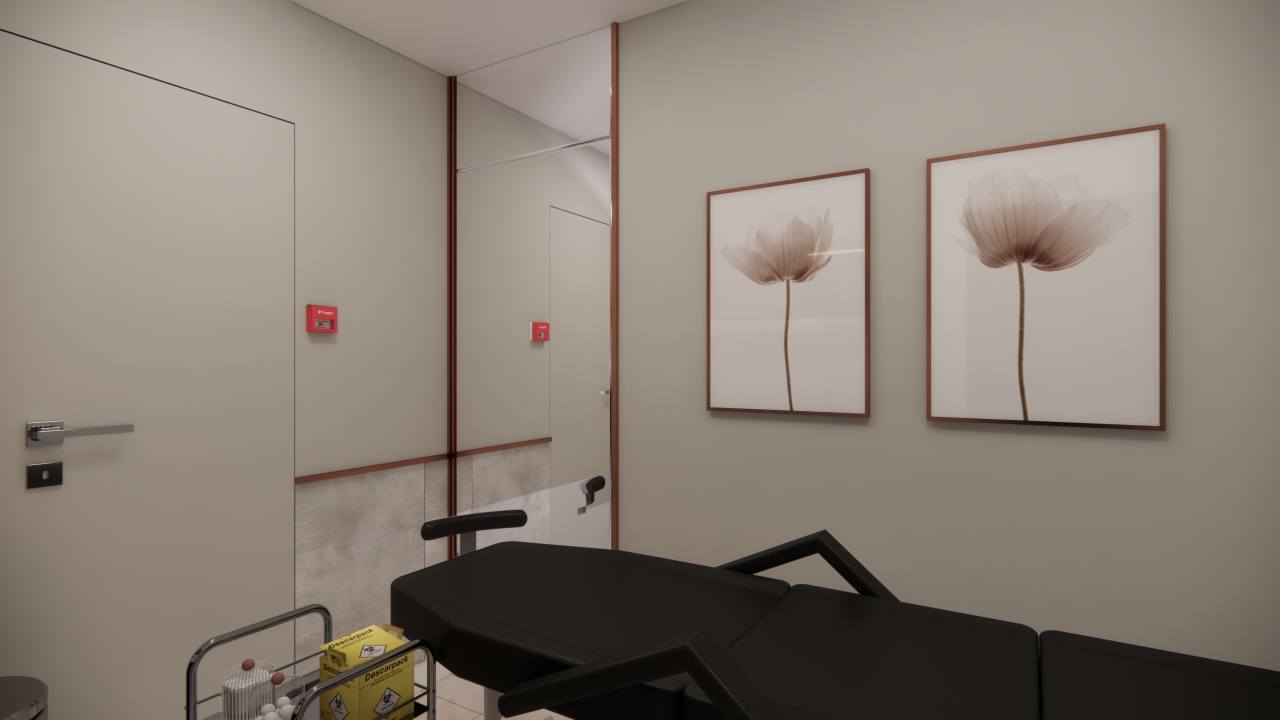
#> input picture brand/renders/s-024.jpg, 3840 x 2160 px (shown at 1/3 size)
$ python build_sr.py
#> lines starting #> are read from the running program, lines starting #| are printed output that depends on the picture
"""Stories (1080x1920) e Reels (9:16) no padrão Von Beauty."""
import asyncio, pathlib, subprocess, shutil, sys
from PIL import Image
from playwright.async_api import async_playwright
sys.path.insert(0, str(pathlib.Path(__file__).parent))
import importlib.util
spec = importlib.util.spec_from_file_location("b3", pathlib.Path(__file__).parent / "build3.py")

ROOT = pathlib.Path(__file__).parent
REF = pathlib.Path(__file__).resolve().parent.parent / "brand"
F = ROOT / "node_modules/@fontsource"
OUT = ROOT / "out_sr"
FONTS = "".join(
    f"@font-face{{font-family:{fam};font-weight:{w};font-style:{st};src:url('file://{F}/{pkg}/files/{pkg}-latin-{w}-{st}.woff2')}}"
    for fam, pkg, w, st in [("CG", "cormorant-garamond", 300, "normal"), ("CG", "cormorant-garamond", 400, "normal"),
                            ("CG", "cormorant-garamond", 300, "italic"), ("CG", "cormorant-garamond", 400, "italic"),
                            ("JO", "jost", 400, "normal"), ("JO", "jost", 500, "normal")])
BLACK, GRAF, ROSE, ROSE_ANT, ROSE_LIGHT, OFF = "#0E0D0E", "#2B2A2C", "#E9848D", "#B26A72", "#E6B5BE", "#F5F0EE"
THEME = {
    "dark": dict(bg=BLACK, fg="#FFFFFF", em=ROSE, label=ROSE_LIGHT, body="#E9E2E3", logo="logo_white.png", line=ROSE),
    "graf": dict(bg=GRAF, fg="#FFFFFF", em=ROSE, label=ROSE_LIGHT, body="#E9E2E3", logo="logo_white.png", line=ROSE),
    "light": dict(bg=OFF, fg="#2B2A2C", em=ROSE_ANT, label=ROSE_ANT, body="#4A4446", logo="logo_dark.png", line=ROSE_ANT),
    "blush": dict(bg="#EBD3D6", fg="#2B2A2C", em=ROSE_ANT, label="#8E5560", body="#4A4446", logo="logo_dark.png", line=ROSE_ANT),
}


# [28 lines left out: functions css, page, not called in this run]


def vertical_crop(src, x, out):
#> called with x = 1300
    im = Image.open(src).convert("RGB")
#> im is the input picture: PIL image 3840x2160 RGB; mean R, G, B 137.5, 126.8, 117.3
    h = im.height; w = int(h * 9 / 16)
#> after `h = im.height`: h = 2160
#> after `w = int(h * 9 / 16)`: w = 1215
    im.crop((x, 0, x + w, h)).resize((1080, 1920), Image.LANCZOS).save(out, quality=92)
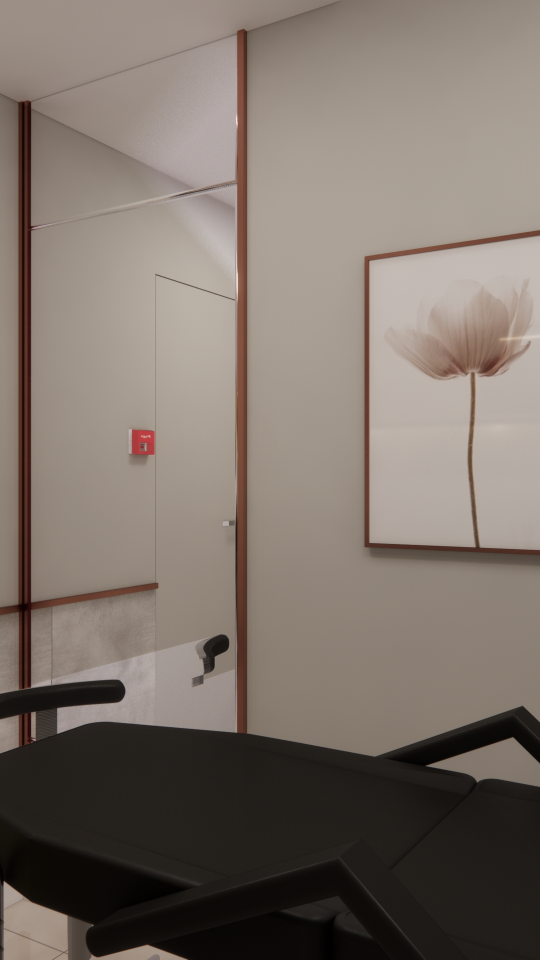
#> saved as _bg_sala.jpg: PIL image 1080x1920 RGB (shown at 1/2 size); mean R, G, B 125.5, 114.9, 106.5
    return out


async def shoot(pg, html, path, transparent=False):
    f = path.with_suffix(".html"); f.write_text(html, encoding="utf-8")
    await pg.goto(f"file://{f}"); await pg.evaluate("document.fonts.ready"); await pg.wait_for_timeout(200)
    await pg.screenshot(path=str(path), omit_background=transparent); f.unlink()


# [19 lines left out: function make_reel, not called in this run]


async def build_26():
    d = OUT / "26nov"; shutil.rmtree(d, ignore_errors=True); d.mkdir(parents=True)
    salav = vertical_crop(REF / "renders/s-024.jpg", 1300, d / "_bg_sala.jpg")
    loungev = vertical_crop(REF / "renders/r-014.jpg", 350, d / "_bg_lounge.jpg")
    async with async_playwright() as p:
        b = await p.chromium.launch(executable_path="/usr/bin/google-chrome", args=["--allow-file-access-from-files"])
        pg = await b.new_page(viewport={"width": 1080, "height": 1920})
        # Stories
        await shoot(pg, page('<p class="label">Novo no feed</p><h1 class="h1">Toxina:<br><em>6 coisas antes<br>de fazer.</em></h1><div class="rule"></div><p class="body">Leia, salve e envie para quem está pensando em fazer.</p>', "light"), d / "story1_13h.png")
        await shoot(pg, page('<p class="label">Responda este story</p><h2 class="h2">Você já fez<br><em>toxina<br>botulínica?</em></h2><div class="rule"></div><p class="pill">Responda Sim ou Não</p>', "dark", bg=salav), d / "story2_16h.png")
        await shoot(pg, page('<p class="label">Amanhã · Black Friday Von</p><h2 class="h2">Uma condição<br><em>que não se repete.</em></h2><div class="rule"></div><p class="body">Toxina botulínica com valor especial e apenas 10 vagas. Ative as notificações.</p>', "blush"), d / "story3_20h.png")
        # Reel overlays (transparentes)
        cards = ['<p class="card">Natural<br>ou <em>congelado?</em></p>',
                 '<p class="card">A diferença<br>está na <em>técnica</em></p>',
                 '<p class="card">e na <em>dose certa.</em></p>',
                 f'<div style="display:flex;flex-direction:column;align-items:center;gap:44px"><img src="file://{REF}/logo_white.png" style="height:130px"><p class="card" style="font-size:64px">Avaliação com<br><em>profissional habilitado</em></p></div>']
        ov = []
        for i, c in enumerate(cards):
            path = d / f"_ov{i}.png"; await shoot(pg, page(c, "dark", overlay_only=True), path, transparent=True); ov.append(path)
        # Capa do Reel (feed 4:5 mostra o centro)
        await shoot(pg, page('<p class="label">Toxina botulínica</p><h1 class="h1">Natural<br>ou <em>congelado?</em></h1>', "dark", bg=loungev), d / "reel_capa.png")
        await b.close()
    make_reel(loungev, ov, [(0.2, 3.4), (3.4, 6.6), (6.6, 9.4), (9.4, 13)], d / "reel_19h.mp4", 13)
    for f in d.glob("_*"):
        f.unlink()
#> call 2 of vertical_crop, with x = 350
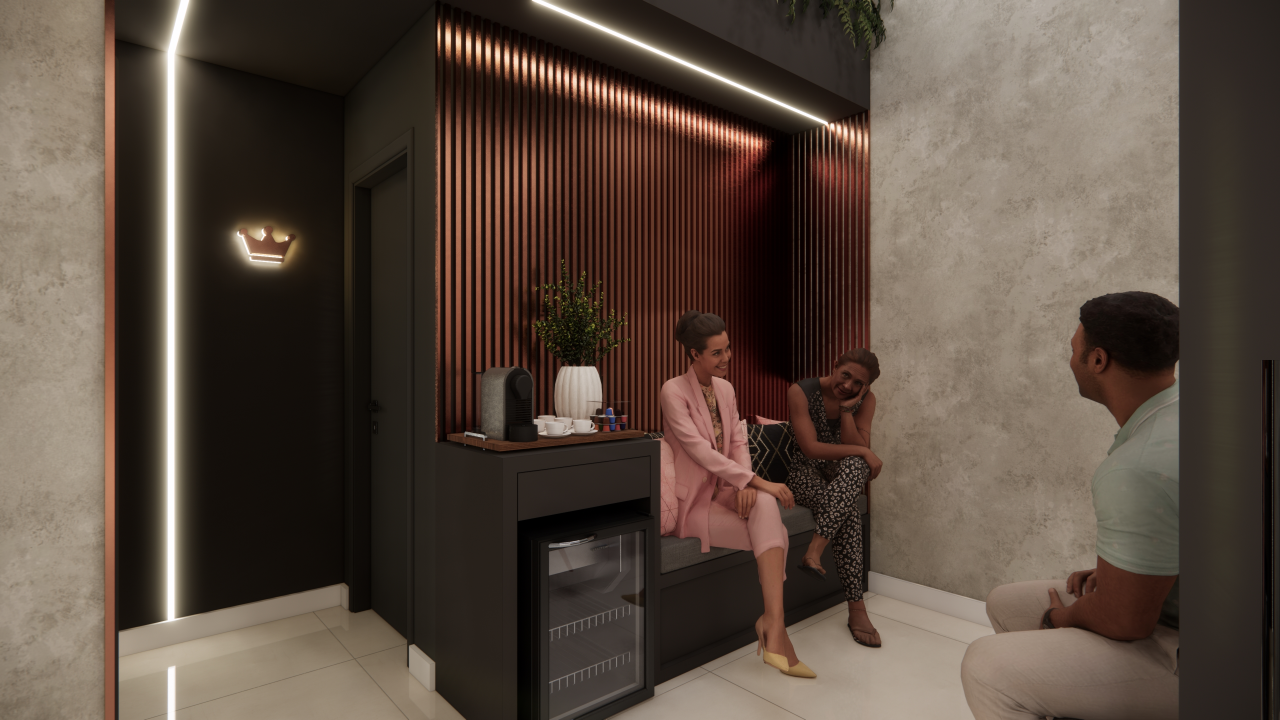
#> input picture brand/renders/r-014.jpg, 3840 x 2160 px (shown at 1/3 size)
#> in vertical_crop, im is the input picture: PIL image 3840x2160 RGB; mean R, G, B 89.3, 74.8, 64
#> in vertical_crop (call 2), `im.crop((x, 0, x + w, h)).resize((1080, 1920), Image.LANCZOS).save(out..`:
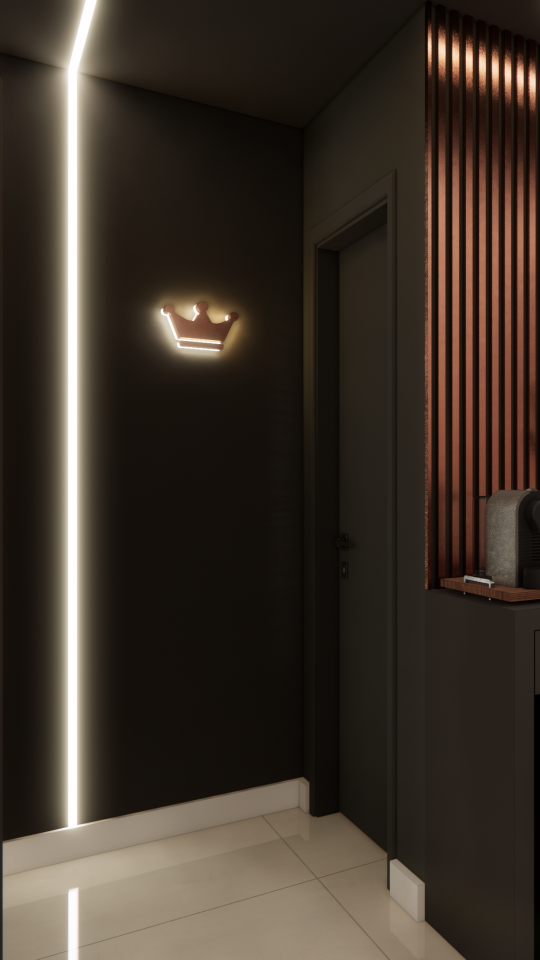
#> saved as _bg_lounge.jpg: PIL image 1080x1920 RGB (shown at 1/2 size); mean R, G, B 61.2, 51.2, 41.7

asyncio.run(build_26())
#> (the call stopped at `async def build_26(): d = OUT / "26nov"; shutil.rmtree(d, ignore_error..`: playwright is not available in this run)
print("ok")
